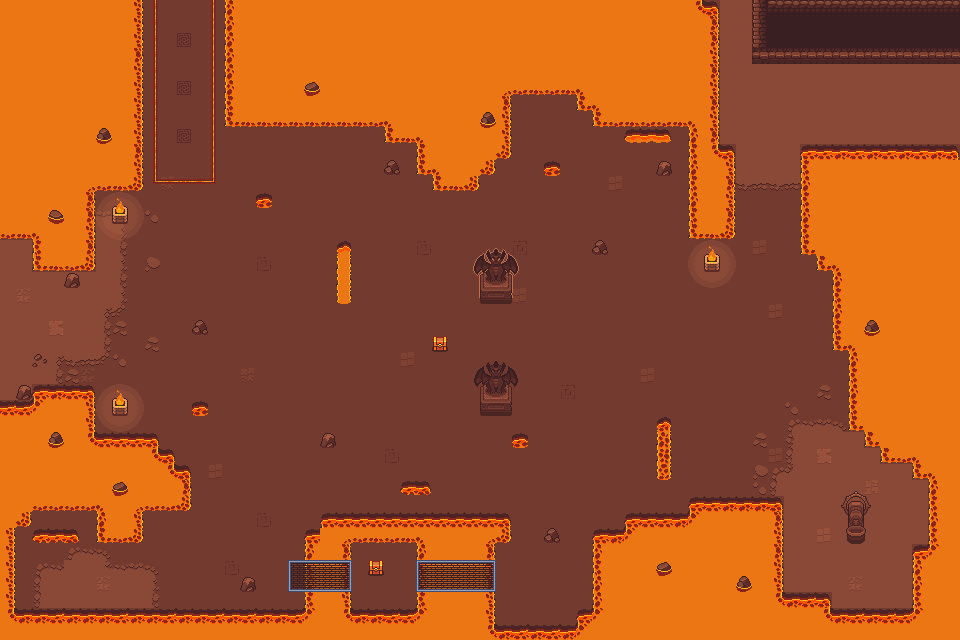

A level layout from a 2D game, rendered from its tile map. Below: a short description, then the map file with tile-grid data replaced by summaries:
An orthogonal 60x40 tile map with 16x16 px tiles, 2 tile layers (Calque de Tuiles 1, Calque de Tuiles 2), 2 tilesets.

<map version="1.10" tiledversion="1.10.2" orientation="orthogonal" renderorder="right-down" width="60" height="40" tilewidth="16" tileheight="16" infinite="0" nextlayerid="5" nextobjectid="4">
 <editorsettings>
  <export target="map1.json" format="json" />
 </editorsettings>
 <tileset firstgid="1" name="All Tiles" tilewidth="16" tileheight="16" tilecount="980" columns="35">
  <image source="../public/assets/map_tiles.png" width="560" height="448" />
 </tileset>
 <tileset firstgid="981" name="Tiles 1" tilewidth="16" tileheight="16" tilecount="225" columns="15">
  <image source="../public/assets/maps/map1.png" width="240" height="240" />
 </tileset>
 <layer id="2" name="Calque de Tuiles 1" width="60" height="40">
  <data>[2400 cells, 2400 non-empty, 84 distinct tile ids]</data>
 </layer>
 <layer id="4" name="Calque de Tuiles 2" width="60" height="40">
  <data>[2400 cells, 137 non-empty, 73 distinct tile ids]</data>
 </layer>
</map>
